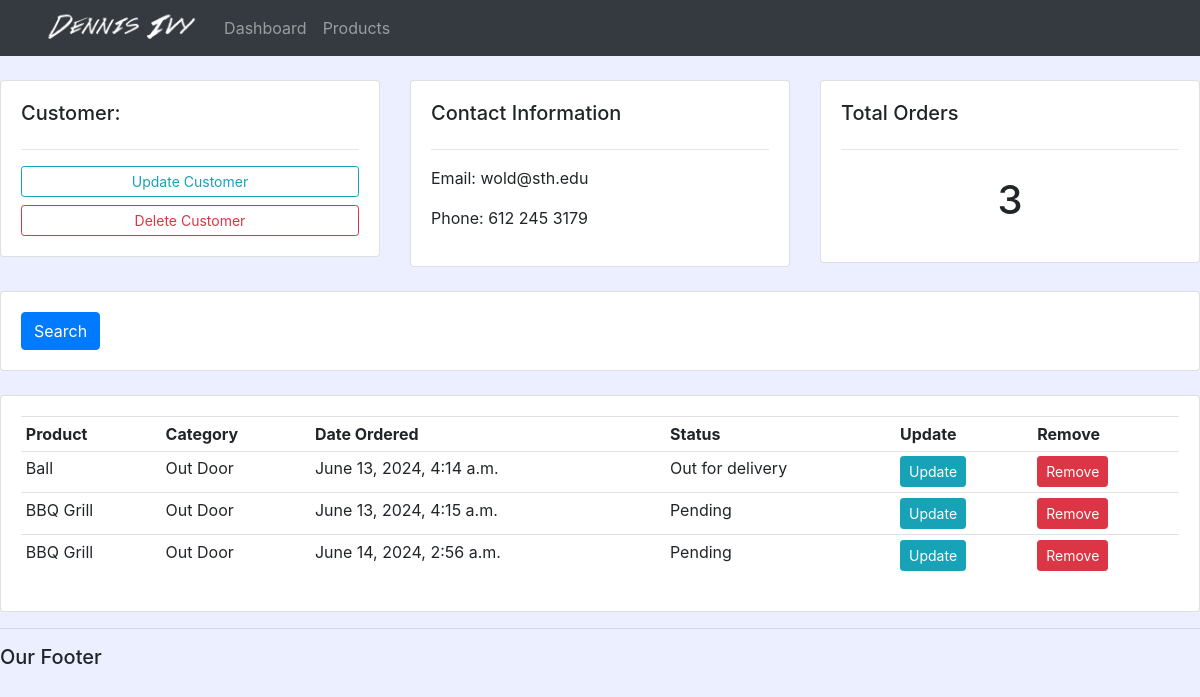
The app's page /customer/1/ with its own data.
### accounts/models.py (models this page shows, shortened)
class Customer(models.Model):
    name = models.CharField(max_length=200, null=True)
    phone = models.CharField(max_length=200, null=True)
    email = models.CharField(max_length=200, null=True)
    date_created = models.DateTimeField(auto_now_add=True,null=True)

class Order(models.Model):
    STATUS = (
        ('Pending', 'Pending'),
        ('Out for delivery', 'Out for delivery'),
        ('Delivered', 'Delivered'),
    )
    customer = models.ForeignKey(Customer, null=True, on_delete= models.SET_NULL)
    product = models.ForeignKey(Product, null=True, on_delete= models.SET_NULL)
    date_created = models.DateTimeField(auto_now_add=True, null=True)
    status = models.CharField(max_length=200, null=True, choices=STATUS)

class Product(models.Model):
    CATEGORY = (
        ('Indoor', 'Indoor'),
        ('Out Door', 'Out Door'),
    )
    name = models.CharField(max_length=200, null=True)
    price = models.FloatField(null=True)
    category = models.CharField(max_length=200, null=True, choices=CATEGORY)
    description = models.CharField(max_length=200, null=True, blank = True)
    date_created = models.DateTimeField(auto_now_add=True, null=True)
    tags = models.ManyToManyField(Tag)
    def __str__(self):
        return self.name

### accounts/views.py (the view)
# urls.py: path('customer/<str:pk_test>/', views.customer, name="customer"),
def customer(request, pk_test):
    customer = Customer.objects.get(id=pk_test)
    orders = customer.order_set.all()
    order_count = orders.count()
    context = {'customer':customer, 'orders':orders,'order_count':order_count}
    return render(request,'accounts/customer.html',context)

### accounts/templates/accounts/customer.html
{% extends 'accounts/main.html' %}
{% block content %}
<br>
<div class="row">
    <div class="col-md">
        <div class="card card-body">
            <h5>Customer:</h5>
            <hr>
            <a class="btn btn-outline-info btn-sm btn-block" href="">Update Customer</a>
            <a class="btn btn-outline-danger btn-sm btn-block" href="">Delete Customer</a>
        </div>
    </div>
    <div class="col-md">
        <div class="card card-body">
            <h5>Contact Information</h5>
            <hr>
            <p>Email: {{customer.email}} </p>
            <p>Phone: {{customer.phone}}</p>
        </div>
    </div>
    <div class="col-md">
        <div class="card card-body">
            <h5>Total Orders</h5>
            <hr>
            <h1 style="text-align: center; padding: 10px">{{order_count}}</h1>
        </div>
    </div>
</div>
<br>
<div class="row">
    <div class="col">
        <div class="card card-body">
            <form method="get">
                <button class="btn btn-primary" type="submit">Search</button>
            </form>
        </div>
    </div>
</div>
<br>
<div class="row">
    <div class="col-md">
        <div class="card card-body">
            <table class="table table-sm">
                <tr>
                    <th>Product</th>
                    <th>Category</th>
                    <th>Date Ordered</th>
                    <th>Status</th>
                    <th>Update</th>
                    <th>Remove</th>
                </tr>
                {%for order in orders%}
                <tr>
                    <td>{{ order.product }}</td>
                    <td>{{ order.product.category }}</td>
                    <td>{{ order.date_created }}</td>
                    <td>{{ order.status }}</td>
                    <td><a class="btn btn-sm btn-info", href="" >Update</a></td>
                    <td><a class="btn btn-sm btn-danger" href="" >Remove</a></td>
                </tr>
                {%endfor%}
            </table>
        </div>
    </div>
</div>
{% endblock %}

### static/css/main.css (style rules this page uses)
body { background-color: #ebefff; }

### records on screen
Customer: email "wold@sth.edu", phone "612 245 3179"
Order: product "Ball", product.category "Out Door", date_created "June 13, 2024, 4:14 a.m.", status "Out for delivery"
Order: product "BBQ Grill", product.category "Out Door", date_created "June 13, 2024, 4:15 a.m.", status "Pending"
Order: product "BBQ Grill", product.category "Out Door", date_created "June 14, 2024, 2:56 a.m.", status "Pending"

### other values on screen
{{ order_count }} "3"
